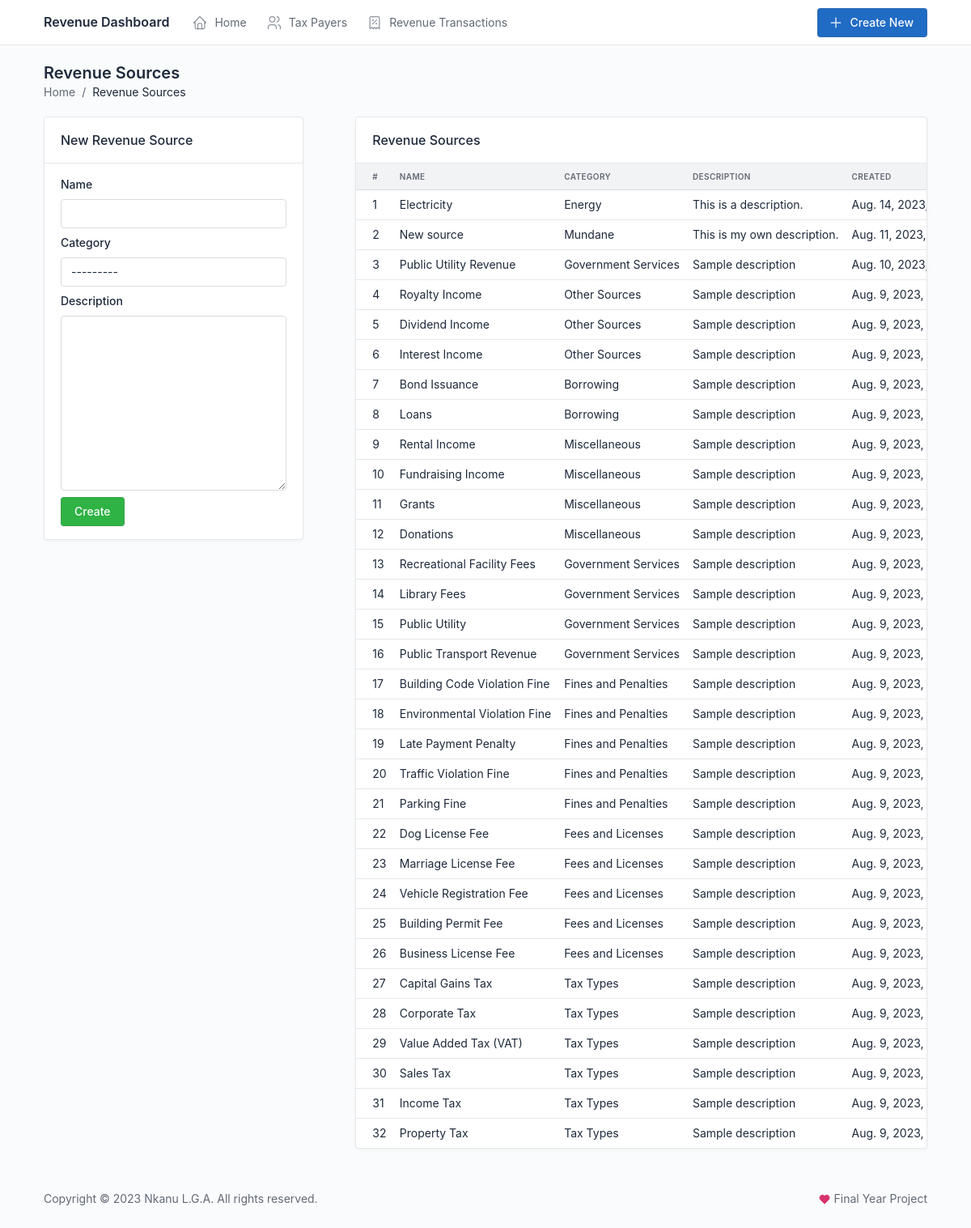
Page /revenue-sources/ on the committed database.
### revenue/models.py (models this page shows, shortened)
class RevenueSource(models.Model):
    name = models.CharField(max_length=100, unique=True)
    description = models.TextField()
    category = models.ForeignKey(RevenueCategory, on_delete=models.CASCADE)
    created = models.DateTimeField(auto_now_add=True)
    updated = models.DateTimeField(auto_now=True)
    class Meta:
        ordering = ["-created"]
        verbose_name_plural = "Revenue Sources"

class RevenueCategory(models.Model):
    name = models.CharField(max_length=100, unique=True)
    created = models.DateTimeField(auto_now_add=True)
    updated = models.DateTimeField(auto_now=True)
    class Meta:
        ordering = ["-created"]
        verbose_name_plural = "Revenue Categories"
    def __str__(self):
        return self.name

### revenue/views.py (the view)
# urls.py: path("revenue-sources/", views.revenue_sources, name="revenue_sources"),
def revenue_sources(request):
    sources = RevenueSource.objects.all()
    if request.method == 'POST':
        form = RevenueSourceForm(request.POST)
        if form.is_valid():
            form.save()
            messages.success(request, "Revenue source successfully saved.")
            return redirect("revenue_sources")
        else:
            messages.error(request, "An error occured in the form below.")
    else:
        form = RevenueSourceForm()
    return render(
        request,
        "revenue_sources.html", {"sources": sources, "form": form})

### revenue/forms.py
class RevenueSourceForm(forms.ModelForm):
    class Meta:
        model = RevenueSource
        fields = ["name", "category", "description"]

### templates/revenue_sources.html (shortened to what this page needs)
{% extends "base.html" %}
{% load widget_tweaks %}
{% block content %}
<div class="page-header d-print-none">
    <div class="row align-items-center">
        <div class="col">
            <h2 class="page-title">
                Revenue Sources
            </h2>
            <nav aria-label="breadcrumb">
                <ol class="breadcrumb">
                  <li class="breadcrumb-item"><a href="{% url 'home' %}">Home</a></li>
                  <li class="breadcrumb-item active" aria-current="page">Revenue Sources</li>
                </ol>
            </nav>
        </div>
    </div>
</div>
<div class="page-body">
    <div class="row gx-lg-5">
        <div class="col-lg-4">
            <div class="card">
                <div class="card-header">
                    <h3 class="card-title">New Revenue Source</h3>
                </div>
                <div class="card-body">
                    <form action="" method="post">
                        {% for field in form %}
                        <div class="col-12 mb-2">
                            <label class="form-label" for="{{ field.id_for_label }}">{{ field.label }}</label>
                            {% render_field field class="form-control" %}
                        </div>
                        {% endfor %}
                        <button type="submit" class="btn btn-success">Create</button>
                    </form>
                </div>
            </div>
        </div>
        <div class="col-lg-8">
            <div class="card">
                <div class="card-header">
                    <h3 class="card-title">Revenue Sources</h3>
                </div>
                <div class="table-responsive">
                    <table class="table card-table table-vcenter text-nowrap">
                        <thead>
                            <tr>
                                <th>#</th>
                                <th>Name</th>
                                <th>Category</th>
                                <th>Description</th>
                                <th>Created</th>
                            </tr>
                        </thead>
                        <tbody>
                            {% for source in sources %}
                            <tr>
                                <td>{{ forloop.counter }}</td>
                                <td>{{ source.name }}</td>
                                <td>{{ source.category }}</td>
                                <td>{{ source.description }}</td>
                                <td>{{ source.created }}</td>
                            </tr>
                            {% endfor %}
                        </tbody>
                    </table>
                </div>
            </div>
        </div>
    </div>
</div>
{% endblock content %}

### rows in the picture
RevenueSource: name "Electricity", category "Energy", description "This is a description.", created "Aug. 14,…"
RevenueSource: name "New source", category "Mundane", description "This is my own description.", created "Aug. 11, 2023,…"
RevenueSource: name "Public Utility Revenue", category "Government Services", description "Sample description", created "Aug. 10,…"
RevenueSource: name "Royalty Income", category "Other Sources", description "Sample description", created "Aug. 9, 2023,…"
RevenueSource: name "Dividend Income", category "Other Sources", description "Sample description", created "Aug. 9, 2023,…"
RevenueSource: name "Interest Income", category "Other Sources", description "Sample description", created "Aug. 9, 2023,…"
RevenueSource: name "Bond Issuance", category "Borrowing", description "Sample description", created "Aug. 9, 2023,…"
RevenueSource: name "Loans", category "Borrowing", description "Sample description", created "Aug. 9, 2023,…"
RevenueSource: name "Rental Income", category "Miscellaneous", description "Sample description", created "Aug. 9, 2023,…"
RevenueSource: name "Fundraising Income", category "Miscellaneous", description "Sample description", created "Aug. 9, 2023,…"
RevenueSource: name "Grants", category "Miscellaneous", description "Sample description", created "Aug. 9, 2023,…"
RevenueSource: name "Donations", category "Miscellaneous", description "Sample description", created "Aug. 9, 2023,…"
RevenueSource: name "Recreational Facility Fees", category "Government Services", description "Sample description", created "Aug. 9, 2023,…"
RevenueSource: name "Library Fees", category "Government Services", description "Sample description", created "Aug. 9, 2023,…"
RevenueSource: name "Public Utility", category "Government Services", description "Sample description", created "Aug. 9, 2023,…"
RevenueSource: name "Public Transport Revenue", category "Government Services", description "Sample description", created "Aug. 9, 2023,…"
RevenueSource: name "Building Code Violation Fine", category "Fines and Penalties", description "Sample description", created "Aug. 9, 2023,…"
RevenueSource: name "Environmental Violation Fine", category "Fines and Penalties", description "Sample description", created "Aug. 9, 2023,…"
RevenueSource: name "Late Payment Penalty", category "Fines and Penalties", description "Sample description", created "Aug. 9, 2023,…"
RevenueSource: name "Traffic Violation Fine", category "Fines and Penalties", description "Sample description", created "Aug. 9, 2023,…"
RevenueSource: name "Parking Fine", category "Fines and Penalties", description "Sample description", created "Aug. 9, 2023,…"
RevenueSource: name "Dog License Fee", category "Fees and Licenses", description "Sample description", created "Aug. 9, 2023,…"
RevenueSource: name "Marriage License Fee", category "Fees and Licenses", description "Sample description", created "Aug. 9, 2023,…"
RevenueSource: name "Vehicle Registration Fee", category "Fees and Licenses", description "Sample description", created "Aug. 9, 2023,…"
RevenueSource: name "Building Permit Fee", category "Fees and Licenses", description "Sample description", created "Aug. 9, 2023,…"
RevenueSource: name "Business License Fee", category "Fees and Licenses", description "Sample description", created "Aug. 9, 2023,…"
RevenueSource: name "Capital Gains Tax", category "Tax Types", description "Sample description", created "Aug. 9, 2023,…"
RevenueSource: name "Corporate Tax", category "Tax Types", description "Sample description", created "Aug. 9, 2023,…"
RevenueSource: name "Value Added Tax (VAT)", category "Tax Types", description "Sample description", created "Aug. 9, 2023,…"
RevenueSource: name "Sales Tax", category "Tax Types", description "Sample description", created "Aug. 9, 2023,…"
RevenueSource: name "Income Tax", category "Tax Types", description "Sample description", created "Aug. 9, 2023,…"
RevenueSource: name "Property Tax", category "Tax Types", description "Sample description", created "Aug. 9, 2023,…"

### other values in the picture
{{ field.label }} "Name" "Category" "Description"
